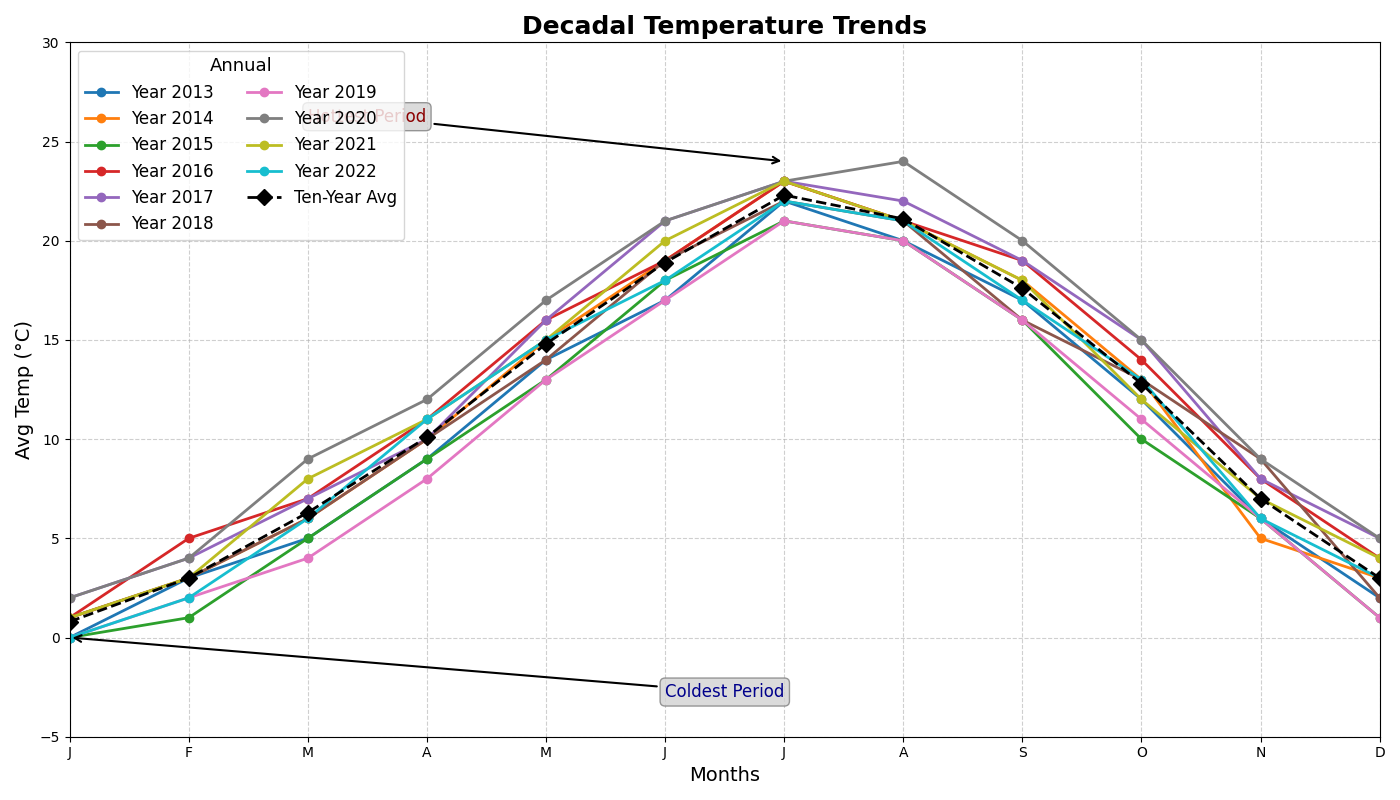

The script that drew this image:
import matplotlib.pyplot as plt
import numpy as np

years = np.arange(2013, 2023)
months = np.arange(1, 13)

monthly_temps = np.array([
    [0, 3, 5, 9, 14, 17, 22, 20, 17, 12, 6, 2],
    [1, 3, 6, 10, 15, 19, 23, 21, 18, 13, 5, 3],
    [0, 1, 5, 9, 13, 18, 21, 20, 16, 10, 6, 1],
    [1, 5, 7, 11, 16, 19, 23, 21, 19, 14, 8, 4],
    [2, 4, 7, 10, 16, 21, 23, 22, 19, 15, 8, 5],
    [1, 3, 6, 10, 14, 19, 22, 21, 16, 13, 9, 2],
    [0, 2, 4, 8, 13, 17, 21, 20, 16, 11, 6, 1],
    [2, 4, 9, 12, 17, 21, 23, 24, 20, 15, 9, 5],
    [1, 3, 8, 11, 15, 20, 23, 21, 18, 12, 7, 4],
    [0, 2, 6, 11, 15, 18, 22, 21, 17, 13, 6, 3]
])

average_temps = np.mean(monthly_temps, axis=0)

fig, ax = plt.subplots(figsize=(14, 8))

for i, year in enumerate(years):
    ax.plot(months, monthly_temps[i], marker='o', linestyle='-', linewidth=2, markersize=6, label=f'Year {year}')

ax.plot(months, average_temps, marker='D', linestyle='--', color='black', linewidth=2, markersize=8, label='Ten-Year Avg', zorder=10)

ax.set_title('Decadal Temperature Trends', fontsize=18, fontweight='bold')
ax.set_xlabel('Months', fontsize=14)
ax.set_ylabel('Avg Temp (°C)', fontsize=14)

ax.set_xticks(months)
ax.set_xticklabels(['J', 'F', 'M', 'A', 'M', 'J', 'J', 'A', 'S', 'O', 'N', 'D'])

ax.grid(True, linestyle='--', alpha=0.6)

ax.annotate('Hottest Period', xy=(7, 24), xytext=(3, 26),
            arrowprops=dict(facecolor='black', arrowstyle='->', lw=1.5),
            fontsize=12, color='darkred', bbox=dict(boxstyle="round,pad=0.3", edgecolor='gray', facecolor='lightgrey', alpha=0.8))

ax.annotate('Coldest Period', xy=(1, 0), xytext=(6, -3),
            arrowprops=dict(facecolor='black', arrowstyle='->', lw=1.5),
            fontsize=12, color='darkblue', bbox=dict(boxstyle="round,pad=0.3", edgecolor='gray', facecolor='lightgrey', alpha=0.8))

ax.set_xlim(1, 12)
ax.set_ylim(-5, 30)

ax.legend(loc='upper left', fontsize=12, ncol=2, title='Annual', title_fontsize='13')

plt.tight_layout()
plt.show()
